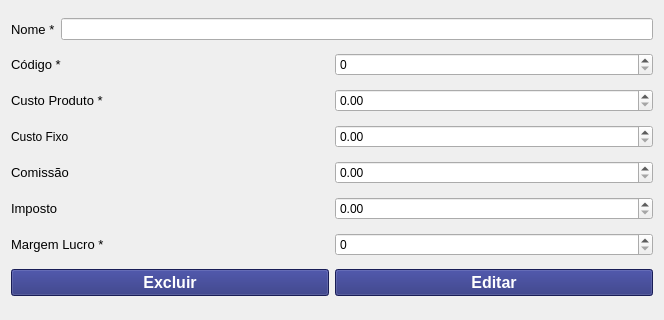
<?xml version="1.0" encoding="UTF-8"?>
<ui version="4.0">
 <class>Editar</class>
 <widget class="QWidget" name="Editar">
  <property name="geometry">
   <rect>
    <x>0</x>
    <y>0</y>
    <width>664</width>
    <height>320</height>
   </rect>
  </property>
  <property name="windowTitle">
   <string>Form</string>
  </property>
  <layout class="QVBoxLayout" name="verticalLayout">
   <item>
    <layout class="QHBoxLayout" name="horizontalLayout_4">
     <item>
      <widget class="QLabel" name="label_5">
       <property name="font">
        <font>
         <pointsize>10</pointsize>
        </font>
       </property>
       <property name="text">
        <string>Nome *</string>
       </property>
      </widget>
     </item>
     <item>
      <widget class="QLineEdit" name="input_nomeEdit"/>
     </item>
    </layout>
   </item>
   <item>
    <layout class="QHBoxLayout" name="horizontalLayout_5">
     <property name="spacing">
      <number>6</number>
     </property>
     <item>
      <widget class="QLabel" name="label_6">
       <property name="font">
        <font>
         <pointsize>10</pointsize>
        </font>
       </property>
       <property name="text">
        <string>Código *</string>
       </property>
      </widget>
     </item>
     <item>
      <widget class="QSpinBox" name="input_codEdit">
       <property name="alignment">
        <set>Qt::AlignLeading|Qt::AlignLeft|Qt::AlignVCenter</set>
       </property>
       <property name="maximum">
        <number>999999999</number>
       </property>
      </widget>
     </item>
    </layout>
   </item>
   <item>
    <layout class="QHBoxLayout" name="horizontalLayout_6">
     <item>
      <widget class="QLabel" name="label_7">
       <property name="font">
        <font>
         <pointsize>10</pointsize>
        </font>
       </property>
       <property name="text">
        <string>Custo Produto *</string>
       </property>
      </widget>
     </item>
     <item>
      <widget class="QDoubleSpinBox" name="input_CustoProdutoEdit">
       <property name="maximum">
        <double>999999999999999.000000000000000</double>
       </property>
      </widget>
     </item>
    </layout>
   </item>
   <item>
    <layout class="QHBoxLayout" name="horizontalLayout_9">
     <item>
      <widget class="QLabel" name="label_9">
       <property name="text">
        <string>Custo Fixo</string>
       </property>
      </widget>
     </item>
     <item>
      <widget class="QDoubleSpinBox" name="input_custoFixoEdit">
       <property name="maximum">
        <double>99999999999.000000000000000</double>
       </property>
      </widget>
     </item>
    </layout>
   </item>
   <item>
    <layout class="QHBoxLayout" name="horizontalLayout_8">
     <item>
      <widget class="QLabel" name="label_4">
       <property name="font">
        <font>
         <pointsize>10</pointsize>
        </font>
       </property>
       <property name="text">
        <string>Comissão</string>
       </property>
      </widget>
     </item>
     <item>
      <widget class="QDoubleSpinBox" name="input_comissaoEdit">
       <property name="maximum">
        <double>999999999999.000000000000000</double>
       </property>
      </widget>
     </item>
    </layout>
   </item>
   <item>
    <layout class="QHBoxLayout" name="horizontalLayout_7">
     <item>
      <widget class="QLabel" name="label_3">
       <property name="font">
        <font>
         <pointsize>10</pointsize>
        </font>
       </property>
       <property name="text">
        <string>Imposto</string>
       </property>
      </widget>
     </item>
     <item>
      <widget class="QDoubleSpinBox" name="input_impostoEdit">
       <property name="maximum">
        <double>9999999999999.000000000000000</double>
       </property>
      </widget>
     </item>
    </layout>
   </item>
   <item>
    <layout class="QHBoxLayout" name="horizontalLayout_3">
     <item>
      <widget class="QLabel" name="spin">
       <property name="font">
        <font>
         <pointsize>10</pointsize>
        </font>
       </property>
       <property name="text">
        <string>Margem Lucro *</string>
       </property>
      </widget>
     </item>
     <item>
      <widget class="QSpinBox" name="input_MargemLucroEdit">
       <property name="maximum">
        <number>999999</number>
       </property>
      </widget>
     </item>
    </layout>
   </item>
   <item>
    <layout class="QHBoxLayout" name="horizontalLayout">
     <item>
      <widget class="QPushButton" name="bt_excluir">
       <property name="font">
        <font>
         <pointsize>12</pointsize>
         <weight>75</weight>
         <bold>true</bold>
        </font>
       </property>
       <property name="styleSheet">
        <string notr="true">QPushButton{
background-color:rgb(35, 41, 121);
color:rgb(255, 255, 255);
cursor: pointer;
}
QPushButton:hover {
    transform: scale(1.1);
}
QPushButton:active {
    transform: scale(0.9); 
}</string>
       </property>
       <property name="text">
        <string>Excluir</string>
       </property>
      </widget>
     </item>
     <item>
      <widget class="QPushButton" name="bt_editar">
       <property name="font">
        <font>
         <pointsize>12</pointsize>
         <weight>75</weight>
         <bold>true</bold>
        </font>
       </property>
       <property name="cursor">
        <cursorShape>PointingHandCursor</cursorShape>
       </property>
       <property name="styleSheet">
        <string notr="true">QPushButton{
background-color:rgb(35, 41, 121);
color:rgb(255, 255, 255);
cursor: pointer;
}
QPushButton:hover {
    transform: scale(1.1);
}
QPushButton:active {
    transform: scale(0.9); 
}
</string>
       </property>
       <property name="text">
        <string>Editar</string>
       </property>
      </widget>
     </item>
    </layout>
   </item>
  </layout>
 </widget>
 <resources/>
 <connections/>
</ui>
